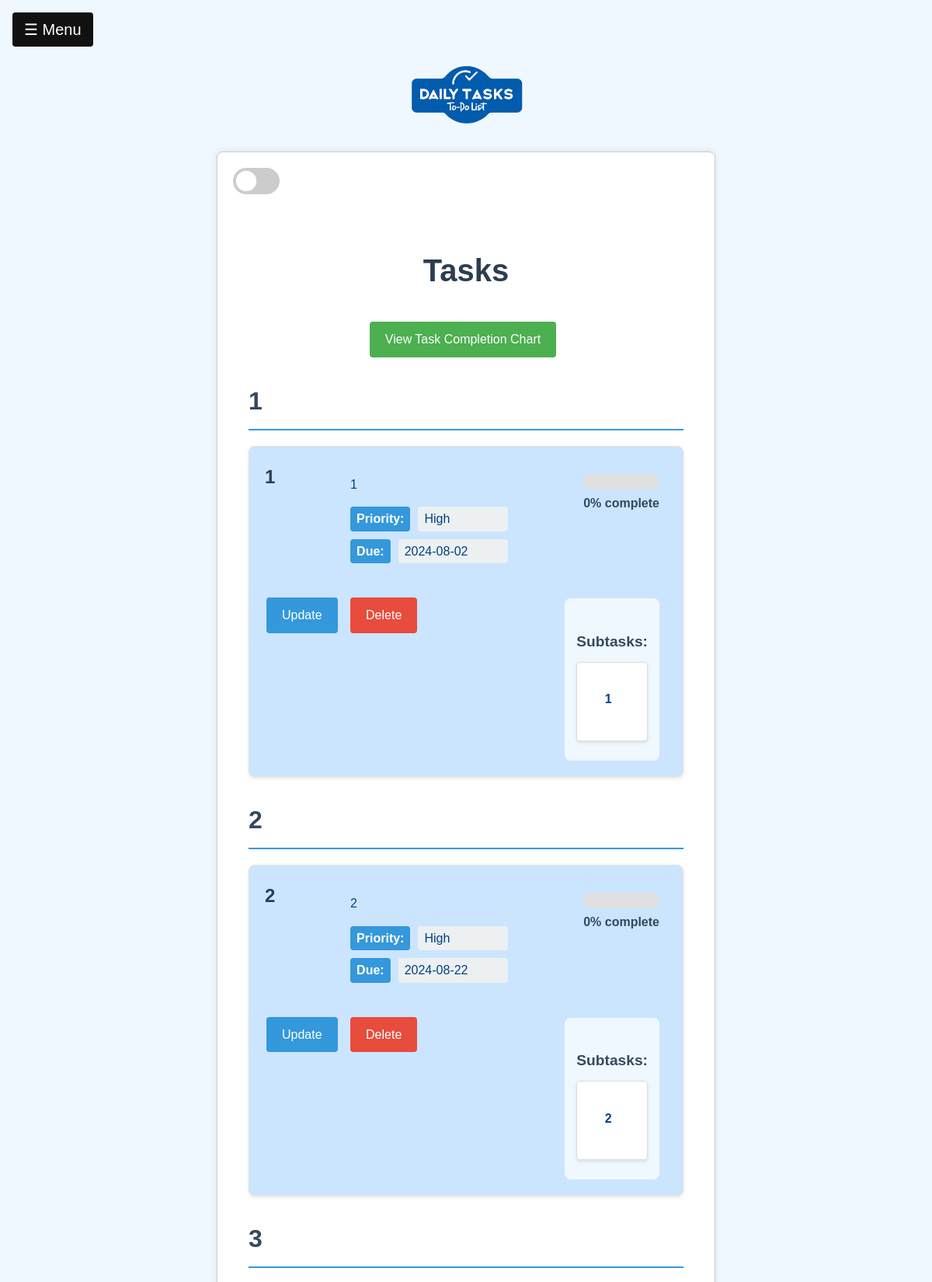
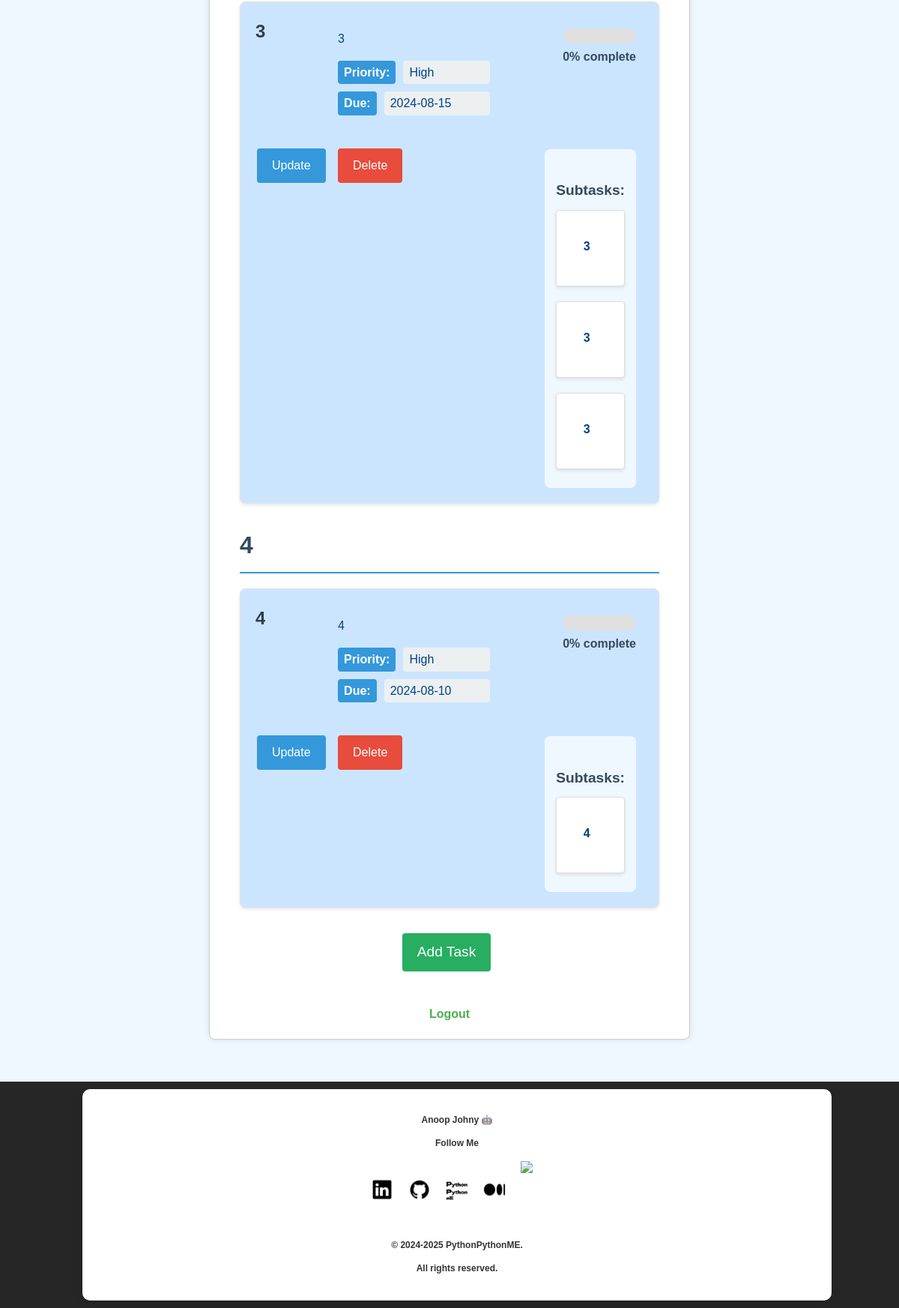
Screenshot of / (signed in) with the database file from the repository (2 pictures, top to bottom).
### app.py (models this page shows)
class Task(db.Model):
    id = db.Column(db.Integer, primary_key=True)
    title = db.Column(db.String(100), nullable=False)
    description = db.Column(db.String(200), nullable=True)
    done = db.Column(db.Boolean, default=False)
    priority = db.Column(db.Integer, default=1)
    due_date = db.Column(db.DateTime, nullable=True)
    category = db.Column(db.String(50), nullable=True)
    user_id = db.Column(db.Integer, db.ForeignKey('user.id'), nullable=False)
    subtasks = db.relationship('Subtask', backref='task', lazy=True, cascade="all, delete-orphan")
    @property
    def progress(self):
        if not self.subtasks:
            return 100 if self.done else 0
        completed_subtasks = sum(1 for subtask in self.subtasks if subtask.done)
        return int((completed_subtasks / len(self.subtasks)) * 100)

class Subtask(db.Model):
    id = db.Column(db.Integer, primary_key=True)
    content = db.Column(db.String(200), nullable=False)
    done = db.Column(db.Boolean, default=False)
    task_id = db.Column(db.Integer, db.ForeignKey('task.id'), nullable=False)

### app.py (the view)
@app.route('/')
@login_required
def index():
    tasks = Task.query.filter_by(user_id=current_user.id).order_by(Task.priority.desc()).all()
    current_date = datetime.now()
    tasks_by_category = {}
    for task in tasks:
        if task.done:
            if task.due_date and task.due_date >= current_date:
                task.status = 'completed-on-time'
            else:
                task.status = 'completed-late'
        else:
            if task.due_date and task.due_date < current_date:
                task.status = 'overdue'
            else:
                task.status = 'pending'
        category = task.category or 'Uncategorized'
        if category not in tasks_by_category:
            tasks_by_category[category] = []
        tasks_by_category[category].append(task)
    return render_template('index.html', tasks_by_category=tasks_by_category, chart_url=url_for('completion_chart'))

### app.py (called while the page is built)
@login_manager.user_loader
def load_user(user_id):
    return User.query.get(int(user_id))

### templates/index.html (shortened to what this page needs)
{% extends 'base.html' %}
{% block content %}
<div class="tasks-container">
    <h1 class="main-title">Tasks</h1>
    <div class="chart-link">
        <a href="{{ chart_url }}" class="button chart-btn">View Task Completion Chart</a>
    </div>
    {% for category, tasks in tasks_by_category.items() %}
    <div class="category-container">
        <h2 class="category-title">{{ category }}</h2>
        <ul class="task-list">
            {% for task in tasks %}
            <li class="task-item {{ task.status }}">
                <div class="task-header">
                    <h3 class="task-title">{{ task.title }}</h3>
                </div>
                <div class="task-body">
                    <div class="task-description">
                        <p>{{ task.description }}</p>
                    </div>
                    <div class="task-details">
                        <span class="task-label">Priority:</span>
                        <span class="task-value">
                            {% if task.priority == 3 %}High
                            {% elif task.priority == 2 %}Medium
                            {% else %}Low
                            {% endif %}
                        </span>
                    </div>
                    <div class="task-details">
                        <span class="task-label">Due:</span>
                        <span class="task-value">{{ task.due_date.strftime('%Y-%m-%d') if task.due_date else 'No due date' }}</span>
                    </div>
                </div>
                <div class="task-progress">
                    <div class="progress-bar">
                    </div>
                    <span class="progress-text">{{ task.progress }}% complete</span>
                </div>
                <div class="task-actions">
                    <a href="{{ url_for('update_task', id=task.id) }}" class="button update-btn">Update</a>
                    <a href="{{ url_for('delete_task', id=task.id) }}" class="button delete-btn">Delete</a>
                </div>
                <div class="subtasks-container">
                    <h4 class="subtasks-title">Subtasks:</h4>
                    <ul class="subtasks-list">
                        {% for subtask in task.subtasks %}
                        <li class="subtask-item {% if subtask.done %}done{% endif %}">
                            <span class="subtask-content">{{ subtask.content }}</span>
                        </li>
                        {% endfor %}
                    </ul>
                </div>
            </li>
            {% endfor %}
        </ul>
    </div>
    {% endfor %}
    <div class="add-task-container">
        <a href="{{ url_for('add_task') }}" class="button add-task-btn">Add Task</a>
    </div>
</div>
{% endblock %}

### templates/base.html (shortened to what this page needs)
<!DOCTYPE html>
<html lang="en">
<head>
    <link rel="stylesheet" href="{{ url_for('static', filename='css/styles.css') }}">
</head>
<body>
    <div id="main">
        <button class="openbtn" onclick="openNav()">&#9776; Menu</button>
        <div class="logo-container" style="text-align: center; margin-bottom: 20px;">
            <img src="{{ url_for('static', filename='misc/logo/Logo.png') }}" alt="Logo" style="width: 150px; height: auto;">
        </div>
        <div class="container" style="max-width: 600px; margin: 0 auto; padding: 20px; border: 1px solid #ccc; border-radius: 8px; box-shadow: 0 0 10px rgba(0, 0, 0, 0.1);">
            <label class="switch" style="display: block; text-align: center; margin-bottom: 20px;">
                <span class="slider" style="position: relative; display: inline-block; width: 60px; height: 34px; background-color: #ccc; border-radius: 34px; cursor: pointer;">
                    <span style="position: absolute; content: ''; height: 26px; width: 26px; left: 4px; bottom: 4px; background-color: white; border-radius: 50%; transition: 0.4s;"></span>
                </span>
            </label>
            {% block content %}{% endblock %}
            <nav style="text-align: center; margin-top: 20px;">
                {% if current_user.is_authenticated %}
                    <a href="{{ url_for('logout') }}" style="margin: 0 10px; text-decoration: none; color: #4CAF50; font-weight: bold;">Logout</a>
                {% else %}
                    <a href="{{ url_for('login') }}" style="margin: 0 10px; text-decoration: none; color: #4CAF50; font-weight: bold;">Login</a>
                    <a href="{{ url_for('register') }}" style="margin: 0 10px; text-decoration: none; color: #4CAF50; font-weight: bold;">Register</a>
                {% endif %}
            </nav>
        </div>
    </div>
    <footer class="footer">
        <div class="container">
            <div class="row">
            <div class="col-md-4 text-center">
                <p>Anoop Johny 🤖</p>
                <p>Follow Me</p>
                <ul class="social-icons">
                    <a href="https://www.linkedin.com/in/anoop-johny-30a746181/"><img src="{{ url_for('static', filename='res/linkedin.png') }}" alt="LinkedIn"></a>
                    <a href="https://github.com/flyfir248"><img src="{{ url_for('static', filename='res/github.png') }}" alt="GitHub"></a>
                    <a href="https://pythonpythonme.netlify.app/index.html"><img src="{{ url_for('static', filename='res/web.png') }}" alt="Website"></a>
                    <a href="https://medium.com/@anoopjohny2000"><img src="{{ url_for('static', filename='res/medium.png') }}" alt="Medium"></a>
                    <a href="https://www.kaggle.com/anoopjohny"><img src="https://cdn3.iconfinder.com/data/icons/logos-and-brands-adobe/512/189_Kaggle-1024.png" alt="The Kaggle App" width="55" height="55"></a>
                </ul>
            </div>
        </div>
            <div class="row">
                <div class="col-md-12">
                    <p class="text-muted">© 2024-2025 PythonPythonME.</p>
                    <p>All rights reserved.</p>
                </div>
            </div>
        </div>
    </footer>
</body>
</html>

### static/css/styles.css (style rules this page uses)
body { font-family: Arial, sans-serif; line-height: 1.6; margin: 0; padding: 0; background-color: #f0f8ff; color: #333; transition: background-color 0.5s, color 0.5s; }
.container { width: 80%; margin: auto; overflow: hidden; padding: 20px; border-radius: 10px; background-color: white; box-shadow: 0 4px 8px rgba(0, 0, 0, 0.1); transition: background-color 0.5s, color 0.5s; }
h1, h2 { color: #333; transition: color 0.5s; }
ul { list-style-type: none; padding: 0; }
li { background: #f4f4f4; margin-bottom: 10px; padding: 15px; border-radius: 5px; box-shadow: 0 2px 4px rgba(0, 0, 0, 0.1); transition: background-color 0.5s, color 0.5s; display: flex; flex-wrap: wrap; justify-content: space-between; }
li.pending { background-color: #cce5ff; color: #004085; }
li > * { margin-right: 10px; }
input[type="submit"], button { display: inline-block; background: #333; color: #fff; padding: 10px 20px; border: none; cursor: pointer; border-radius: 4px; transition: background-color 0.5s, color 0.5s; }
a { color: #333; text-decoration: none; transition: color 0.5s; }
.switch { position: relative; display: inline-block; width: 60px; height: 34px; }
.slider { position: absolute; cursor: pointer; top: 0; left: 0; right: 0; bottom: 0; background-color: #ccc; transition: .4s; border-radius: 34px; }
.slider:before { position: absolute; content: ""; height: 26px; width: 26px; left: 4px; bottom: 4px; background-color: white; transition: .4s; border-radius: 50%; }
footer { background-color: #262626; margin-top: 40px; color: #333; padding-top: 40px; padding: 10px; text-align: center; font-size: 14px; position: relative; bottom: 0; width: 100%; }
.footer a { color: #fff; text-decoration: none; }
.footer p { font-family: Arial, sans-serif; font-size: 12px; font-weight: bold; }
.social-icons { display: flex; justify-content: center; align-items: center; margin-bottom: 20px; }
.social-icons a { margin: 0 10px; }
.social-icons img { max-width: 30px; height: auto; }
.button { display: inline-block; padding: 10px 20px; background-color: #4CAF50; color: white; text-align: center; text-decoration: none; font-size: 16px; margin: 4px 2px; cursor: pointer; border: none; border-radius: 4px; }

### templates/base.html (style rules this page uses)
.logo-container img { animation: shake 0.5s ease-in-out; }
.logo-container { text-align: center; margin-top: 20px; }
.logo-container img { max-width: 100%; height: auto; }
.openbtn { font-size: 20px; cursor: pointer; background-color: #111; color: white; padding: 10px 15px; border: none; }
#main { transition: margin-left .5s; padding: 16px; }

### rows the page displays
Task: title "1", description "1", priority "High", due_date "2024-08-02", progress "0"
Subtask: content "1"
Task: title "2", description "2", priority "High", due_date "2024-08-22", progress "0"
Subtask: content "2"
Task: title "3", description "3", priority "High", due_date "2024-08-15", progress "0"
Subtask: content "3"
Subtask: content "3"
Subtask: content "3"
Task: title "4", description "4", priority "High", due_date "2024-08-10", progress "0"
Subtask: content "4"

### other values shown
{{ category }} "1" "2" "3" "4"
